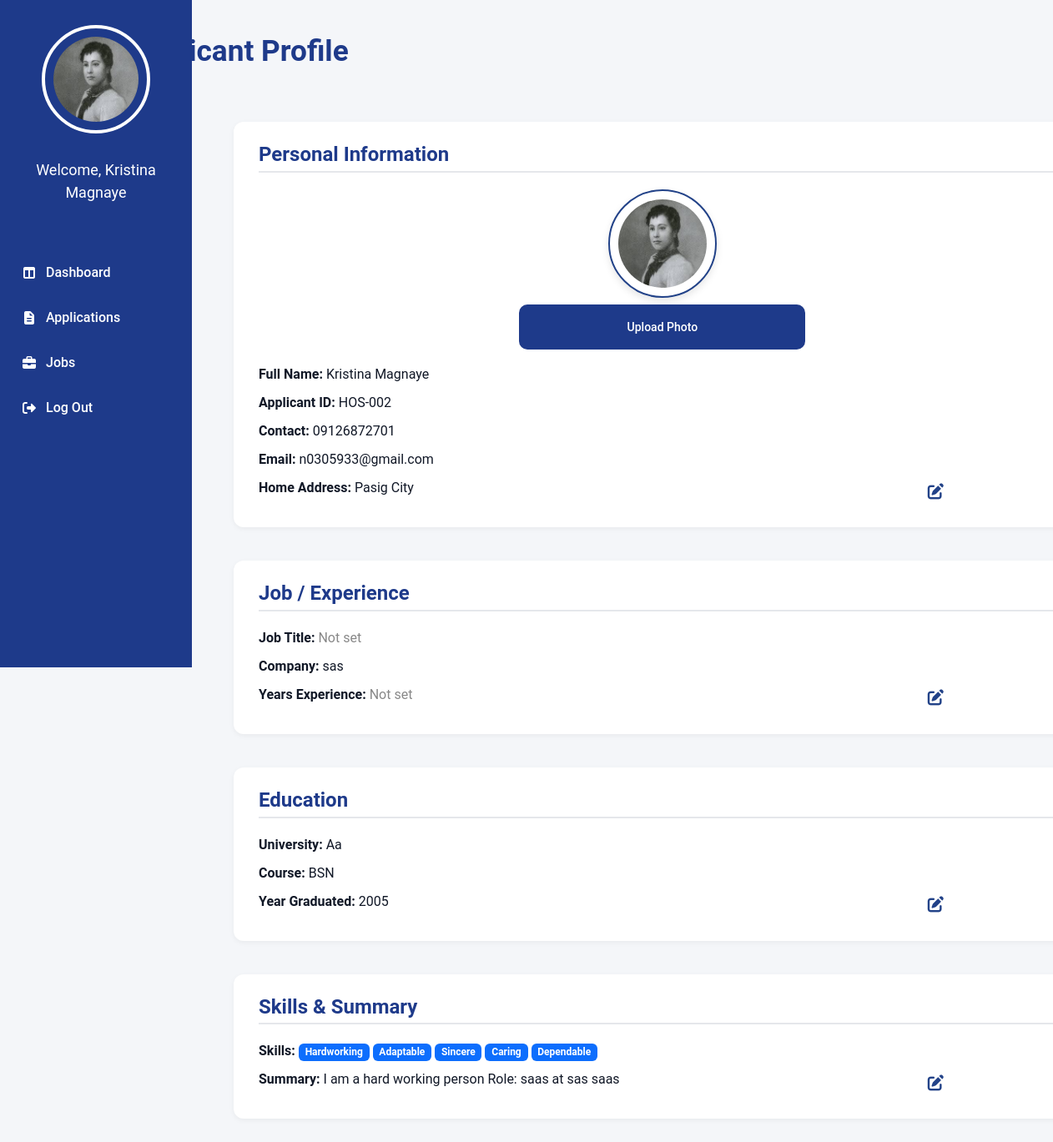
The page /Applicant_Profile.php (signed in) on the database as committed earlier.
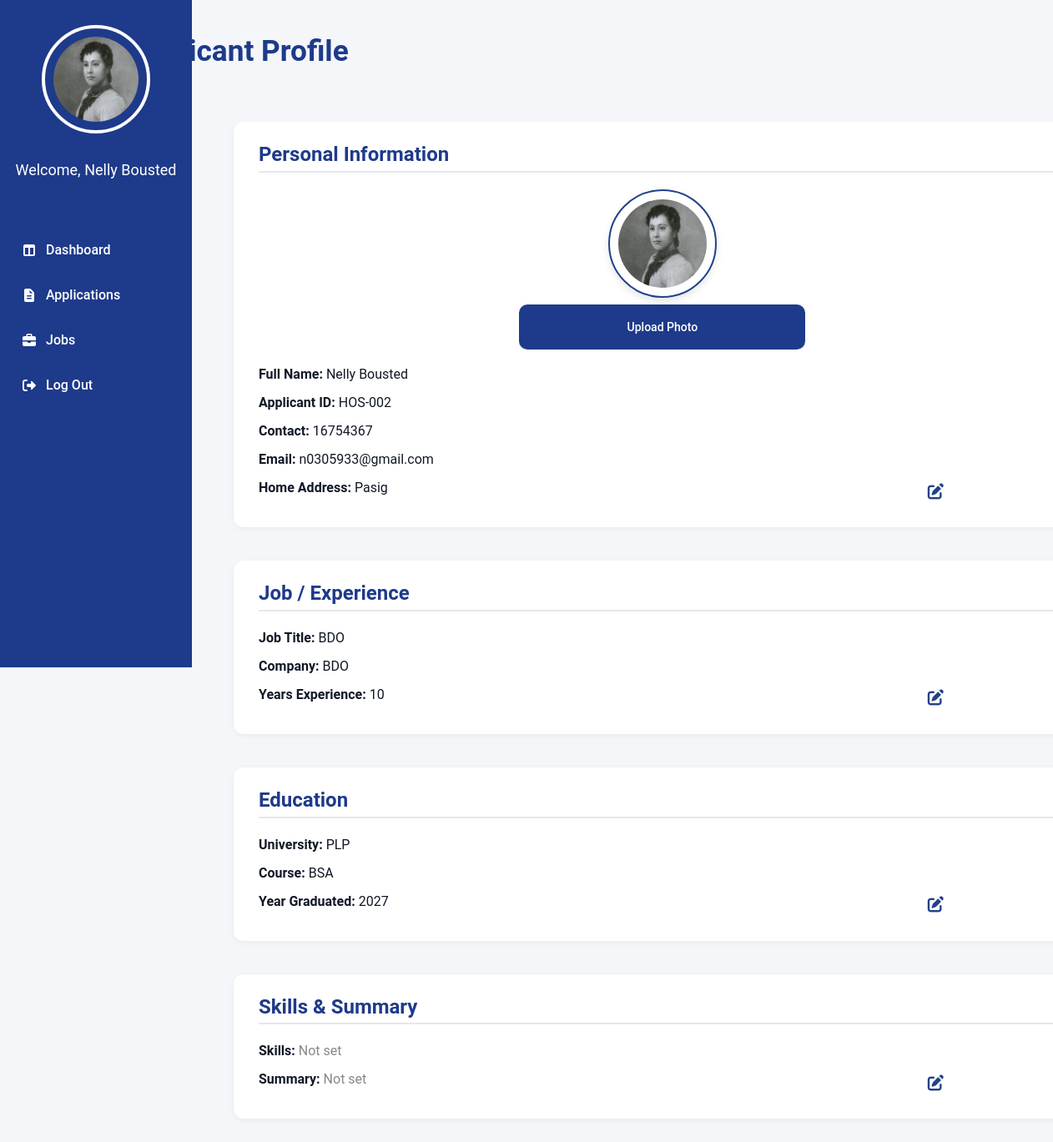
The same page on the database as committed later.
### tables this page shows
CREATE TABLE `applicant` (
  `applicantID` varchar(100) NOT NULL,
  `fullName` varchar(150) NOT NULL,
  `position_applied` varchar(100) NOT NULL,
  `department` varchar(150) NOT NULL,
  `type_name` varchar(50) DEFAULT NULL,
  `date_applied` date NOT NULL,
  `contact_number` varchar(20) NOT NULL,
  `email_address` varchar(100) NOT NULL,
  `home_address` varchar(255) NOT NULL,
  `job_title` varchar(100) DEFAULT NULL,
  `company_name` varchar(150) NOT NULL,
  `date_started` date NOT NULL,
  `years_experience` int(11) DEFAULT NULL,
  `in_role` varchar(5) NOT NULL,
  `university` varchar(150) NOT NULL,
  `course` varchar(100) NOT NULL,
  `year_graduated` year(4) DEFAULT NULL,
  `skills` text NOT NULL,
  `summary` text NOT NULL,
  `status` varchar(20) NOT NULL,
  `hired_at` date DEFAULT NULL,
  `profile_pic` varchar(255) DEFAULT NULL
);

### Applicant_Profile.php (the view, shortened to what the changed rows need)
<?php
require 'admin/db.connect.php';
$applicantID = $_SESSION['applicant_employee_id'] ?? null;
$stmt = $conn->prepare("SELECT fullName, profile_pic FROM applicant WHERE applicantID = ?");
$stmt->bind_param("s", $applicantID);
$stmt->execute();
$result = $stmt->get_result();
if ($result->num_rows > 0) {
    $row = $result->fetch_assoc();
    $applicantname = $row['fullName'];
    $profile_picture = !empty($row['profile_pic'])
        ? "uploads/applicants/" . $row['profile_pic']
        : "uploads/employees/default.png";
} else {
    $applicantname = "Applicant";
    $profile_picture = "uploads/employees/default.png";
}
$stmt = $conn->prepare("
    SELECT applicantID, fullName, position_applied, department, type_name, date_applied,
           contact_number, email_address, home_address,
           university, course, year_graduated,
           job_title, company_name, years_experience, in_role,
           summary, skills, status, hired_at, profile_pic
    FROM applicant
    WHERE applicantID = ?
");
$stmt->bind_param("s", $applicantID);
$stmt->execute();
$result = $stmt->get_result();
$applicant = $result->fetch_assoc();
function displayOrEmpty($value) {
    return !empty($value) ? htmlspecialchars($value) : "<span style='color:#888;'>Not set</span>";
}
?>
<!DOCTYPE html>
<html lang="en">
<head>
<link rel="stylesheet" href="applicant.css">
<link rel="stylesheet" href="https://cdn.jsdelivr.net/npm/bootstrap@5.3.3/dist/css/bootstrap.min.css">
<link rel="stylesheet" href="https://cdnjs.cloudflare.com/ajax/libs/font-awesome/7.0.1/css/all.min.css">
</head>
<body>
<div class="sidebar">
    <a href="Applicant_Profile.php" class="profile">
         <img src="<?php echo !empty($profile_picture) ? htmlspecialchars($profile_picture) : 'uploads/employees/default.png'; ?>"
     alt="Profile" class="sidebar-profile-img">
    </a>
    <div class="sidebar-name">
        <p><?php echo "Welcome, $applicantname"; ?></p>
    </div>
</div>
<main class="main-content">
<h1 class="text-center mb-4">Applicant Profile</h1>
<section>
<h2>Personal Information</h2>
<div class="text-center mb-3">
    <img id="profile-preview" src="<?php echo htmlspecialchars($profile_picture); ?>" alt="Profile" class="rounded-circle" style="width:130px; height:130px; border:2px solid #224288; object-fit:cover;">
    <form action="" method="post" enctype="multipart/form-data">
        <button type="button" class="btn btn-primary btn-sm mt-2" id="upload-btn">Upload Photo</button>
    </form>
</div>
<div><strong>Full Name:</strong> <?php echo displayOrEmpty($applicant['fullName']); ?></div>
<div><strong>Applicant ID:</strong> <?php echo htmlspecialchars($applicantID); ?></div>
<div><strong>Contact:</strong> <?php echo displayOrEmpty($applicant['contact_number']); ?></div>
<div><strong>Email:</strong> <?php echo displayOrEmpty($applicant['email_address']); ?></div>
<div><strong>Home Address:</strong> <?php echo displayOrEmpty($applicant['home_address']); ?></div>
<button class="edit-btn" data-bs-toggle="modal" data-bs-target="#personalModal"><i class="fa-solid fa-pen-to-square"></i></button>
</section>
<section>
<h2>Job / Experience</h2>
<div><strong>Job Title:</strong> <?php echo displayOrEmpty($applicant['job_title']); ?></div>
<div><strong>Company:</strong> <?php echo displayOrEmpty($applicant['company_name']); ?></div>
<div><strong>Years Experience:</strong> <?php echo displayOrEmpty($applicant['years_experience']); ?></div>
<button class="edit-btn" data-bs-toggle="modal" data-bs-target="#jobModal"><i class="fa-solid fa-pen-to-square"></i></button>
</section>
<section>
<h2>Education</h2>
<div><strong>University:</strong> <?php echo displayOrEmpty($applicant['university']); ?></div>
<div><strong>Course:</strong> <?php echo displayOrEmpty($applicant['course']); ?></div>
<div><strong>Year Graduated:</strong> <?php echo displayOrEmpty($applicant['year_graduated']); ?></div>
<button class="edit-btn" data-bs-toggle="modal" data-bs-target="#educationModal"><i class="fa-solid fa-pen-to-square"></i></button>
</section>
<section>
    <h2>Skills & Summary</h2>
    <div><strong>Skills:</strong>
        <?php
        $skills_list = array_filter(array_map('trim', explode(',', $applicant['skills'] ?? '')));
        if (!empty($skills_list)) {
            foreach ($skills_list as $skill) {
                echo "<span class='badge bg-primary me-1'>" . htmlspecialchars($skill) . "</span>";
            }
        } else {
            echo "<span style='color:#888;'>Not set</span>";
        }
        ?>
    </div>
    <div><strong>Summary:</strong> <?php echo displayOrEmpty($applicant['summary']); ?></div>
    <button class="edit-btn" data-bs-toggle="modal" data-bs-target="#skillsModal"><i class="fa-solid fa-pen-to-square"></i></button>
</section>
</body>
</html>

Rows that differ between the two databases and show on the page:
changed applicant: fullName "Kristina Magnaye" → "Nelly Bousted"; fullName "Kristina Magnaye 09126872701 n0305933@gmail.com Pasig City sas Aa BSN 2005 I am a hard working person Role: saas at sas saas" → "Nelly Bousted 16754367 n0305933@gmail.com Pasig BDO BDO 10 PLP BSA 2027"
Other text that changed with them:
text no longer shown: "Not set Not set"
text now shown: "Not set Not set"
list line gone: "Hardworking"
list line gone: "Adaptable"
list line gone: "Sincere"
list line gone: "Caring"
list line gone: "Dependable"
